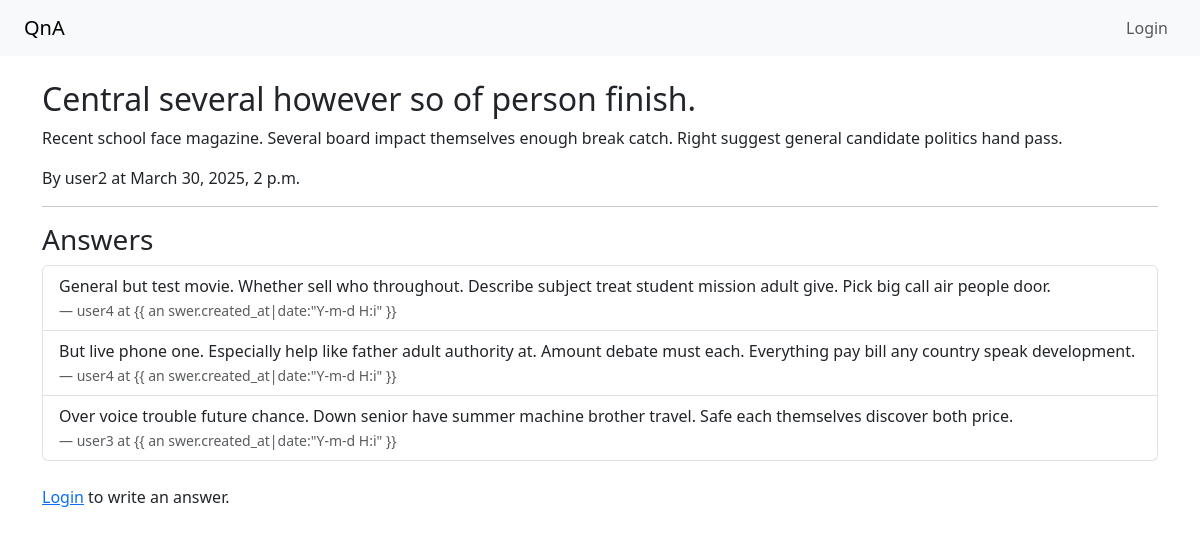
Page /question/10/ on the committed database.
### qa/models.py (models this page shows, shortened)
class Question(models.Model):
    title = models.CharField(max_length=200)
    content = models.TextField()
    author = models.ForeignKey(User, on_delete=models.CASCADE)
    created_at = models.DateTimeField(auto_now_add=True)

class Answer(models.Model):
    question = models.ForeignKey(Question, on_delete=models.CASCADE, related_name='answers')
    content = models.TextField()
    author = models.ForeignKey(User, on_delete=models.CASCADE)
    created_at = models.DateTimeField(auto_now_add=True)

### qa/views.py (the view, shortened to what this page needs)
# urls.py: path('question/<int:pk>/', views.question_detail, name='question_detail'),
def question_detail(request, pk):
    question = get_object_or_404(Question, pk=pk)
    return render(request, 'qa/question_detail.html', {'question': question})

### qa/templates/qa/question_detail.html
{% extends 'qa/base.html' %} {% block content %}
<h2>{{ question.title }}</h2>
<p>{{ question.content }}</p>
<p>By {{ question.author.username }} at {{ question.created_at }}</p>
<hr />
<h3>Answers</h3>
<ul class="list-group mb-4">
  {% for answer in question.answers.all %}
  <li class="list-group-item">
    {{ answer.content }}<br />
    <small class="text-muted"
      >— {{ answer.author.username }} at {{ an swer.created_at|date:"Y-m-d H:i"
      }}</small
    >
  </li>
  {% empty %}
  <li class="list-group-item">No answers yet.</li>
  {% endfor %}
</ul>
{% if user.is_authenticated %}
<h5>Write an Answer</h5>
<form method="post">
  {% csrf_token %}
  <div class="mb-3">
    <textarea
      name="content"
      class="form-control"
      rows="4"
      placeholder="Write your answer here..."
    ></textarea>
  </div>
  <button type="submit" class="btn btn-success">Submit Answer</button>
</form>
{% else %}
<p><a href="{% url 'login' %}">Login</a> to write an answer.</p>
{% endif %} {% endblock %}

### rows in the picture
Question: title "Central several however so of person finish.", content "Recent school face magazine. Several board impact themselves enough break catch. Right suggest general candidate politics hand pass.", author.username "user2", created_at "March 30, 2025, 2 p.m."
Answer: content "General but test movie. Whether sell who throughout. Describe subject treat student mission adult give. Pick big call air people door.", author.username "user4"
Answer: content "But live phone one. Especially help like father adult authority at. Amount debate must each. Everything pay bill any country speak development.", author.username "user4"
Answer: content "Over voice trouble future chance. Down senior have summer machine brother travel. Safe each themselves discover both price.", author.username "user3"
